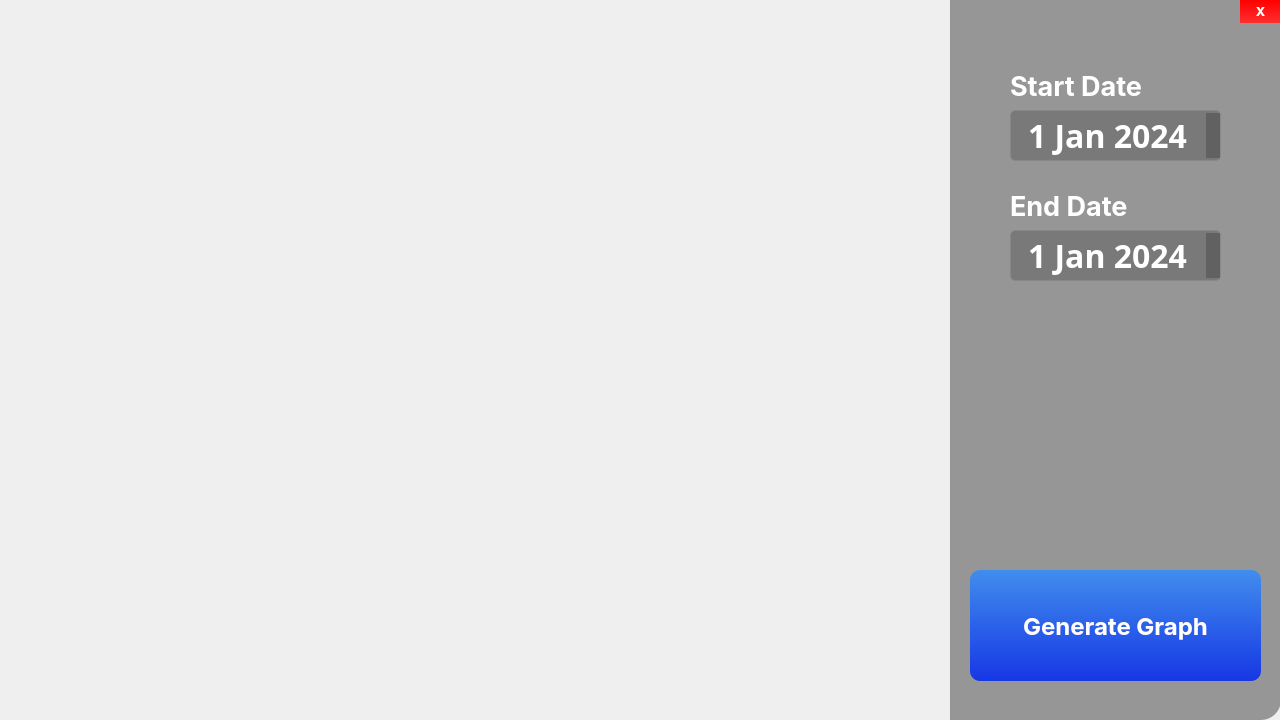
<?xml version="1.0" encoding="UTF-8"?>
<ui version="4.0">
 <class>Form</class>
 <widget class="QWidget" name="Form">
  <property name="geometry">
   <rect>
    <x>0</x>
    <y>0</y>
    <width>1280</width>
    <height>720</height>
   </rect>
  </property>
  <property name="windowTitle">
   <string>Form</string>
  </property>
  <widget class="QLabel" name="Background2">
   <property name="geometry">
    <rect>
     <x>950</x>
     <y>0</y>
     <width>331</width>
     <height>720</height>
    </rect>
   </property>
   <property name="styleSheet">
    <string notr="true">background-color: rgba(0, 0, 0, 95);
border-top-right-radius: 20px; 
border-bottom-right-radius: 20px;</string>
   </property>
   <property name="text">
    <string/>
   </property>
  </widget>
  <widget class="QLabel" name="Background">
   <property name="geometry">
    <rect>
     <x>0</x>
     <y>0</y>
     <width>1280</width>
     <height>720</height>
    </rect>
   </property>
   <property name="styleSheet">
    <string notr="true">background:url(:/img/Backgroung_2.png);
border-radius: 0px;</string>
   </property>
   <property name="text">
    <string/>
   </property>
  </widget>
  <widget class="QDateEdit" name="StartDate">
   <property name="geometry">
    <rect>
     <x>1010</x>
     <y>110</y>
     <width>211</width>
     <height>51</height>
    </rect>
   </property>
   <property name="font">
    <font>
     <family>Perpetua</family>
     <pointsize>24</pointsize>
     <weight>75</weight>
     <bold>true</bold>
    </font>
   </property>
   <property name="styleSheet">
    <string notr="true">background-color:rgba(0, 0, 0, 50);  
color: rgb(255, 255, 255);  
border: 1px solid #888888;
border-radius: 5px; 
padding: 2px;</string>
   </property>
   <property name="alignment">
    <set>Qt::AlignCenter</set>
   </property>
   <property name="date">
    <date>
     <year>2024</year>
     <month>1</month>
     <day>1</day>
    </date>
   </property>
  </widget>
  <widget class="QPushButton" name="Generate">
   <property name="geometry">
    <rect>
     <x>970</x>
     <y>570</y>
     <width>291</width>
     <height>111</height>
    </rect>
   </property>
   <property name="font">
    <font>
     <family>SF Pro Display</family>
     <pointsize>18</pointsize>
     <weight>75</weight>
     <bold>true</bold>
    </font>
   </property>
   <property name="styleSheet">
    <string notr="true">QPushButton {
    background-color: qlineargradient(spread:pad, x1:0, y1:0, x2:0, y2:1, stop:0 rgba(65, 141, 237, 255), stop:1 rgba(22, 55, 229, 255));
    color: white;
    border-radius: 10px;
    text-shadow: 6px 6px 4px rgba(0, 0, 0, 1);
    transition: background-color 0.3s ease, transform 0.1s ease;
}

QPushButton:hover {
    background-color: qlineargradient(spread:pad, x1:0, y1:0, x2:0, y2:1, stop:0 rgba(22, 55, 229, 255), stop:1 rgba(65, 141, 237, 255));
    cursor: pointer;  /* Change cursor to pointer (hand icon) */
}

QPushButton:pressed {
    background-color: qlineargradient(spread:pad, x1:0, y1:0, x2:0, y2:1, stop:0 rgba(15, 30, 180, 255), stop:1 rgba(50, 100, 200, 255));
    transform: scale(0.95);
}
</string>
   </property>
   <property name="text">
    <string>Generate Graph</string>
   </property>
  </widget>
  <widget class="QLabel" name="SubTitleED">
   <property name="geometry">
    <rect>
     <x>1010</x>
     <y>180</y>
     <width>161</width>
     <height>51</height>
    </rect>
   </property>
   <property name="font">
    <font>
     <family>SF Pro Display</family>
     <pointsize>20</pointsize>
     <weight>75</weight>
     <bold>true</bold>
    </font>
   </property>
   <property name="styleSheet">
    <string notr="true">color:rgb(255, 255, 255)</string>
   </property>
   <property name="text">
    <string>End Date</string>
   </property>
  </widget>
  <widget class="QLabel" name="SubTitleSD">
   <property name="geometry">
    <rect>
     <x>1010</x>
     <y>60</y>
     <width>161</width>
     <height>51</height>
    </rect>
   </property>
   <property name="font">
    <font>
     <family>SF Pro Display</family>
     <pointsize>20</pointsize>
     <weight>75</weight>
     <bold>true</bold>
    </font>
   </property>
   <property name="styleSheet">
    <string notr="true">color:rgb(255, 255, 255)</string>
   </property>
   <property name="text">
    <string>Start Date</string>
   </property>
  </widget>
  <widget class="QDateEdit" name="EndDate">
   <property name="geometry">
    <rect>
     <x>1010</x>
     <y>230</y>
     <width>211</width>
     <height>51</height>
    </rect>
   </property>
   <property name="font">
    <font>
     <family>Perpetua</family>
     <pointsize>24</pointsize>
     <weight>75</weight>
     <bold>true</bold>
    </font>
   </property>
   <property name="styleSheet">
    <string notr="true">background-color:rgba(0, 0, 0, 50);  
color: rgb(255, 255, 255);  
border: 1px solid #888888;
border-radius: 5px; 
padding: 2px;</string>
   </property>
   <property name="alignment">
    <set>Qt::AlignCenter</set>
   </property>
   <property name="date">
    <date>
     <year>2024</year>
     <month>1</month>
     <day>1</day>
    </date>
   </property>
  </widget>
  <widget class="QLabel" name="Legend">
   <property name="geometry">
    <rect>
     <x>160</x>
     <y>50</y>
     <width>391</width>
     <height>191</height>
    </rect>
   </property>
   <property name="styleSheet">
    <string notr="true">border-image: url(:/img/user_legend.png);</string>
   </property>
   <property name="text">
    <string/>
   </property>
  </widget>
  <widget class="QLabel" name="Graph">
   <property name="geometry">
    <rect>
     <x>30</x>
     <y>30</y>
     <width>921</width>
     <height>691</height>
    </rect>
   </property>
   <property name="styleSheet">
    <string notr="true">border-image: url(:/img/user_graph.png);</string>
   </property>
   <property name="text">
    <string/>
   </property>
  </widget>
  <widget class="QPushButton" name="Exit">
   <property name="geometry">
    <rect>
     <x>1240</x>
     <y>0</y>
     <width>41</width>
     <height>23</height>
    </rect>
   </property>
   <property name="font">
    <font>
     <family>SF Pro Display</family>
     <weight>75</weight>
     <bold>true</bold>
    </font>
   </property>
   <property name="cursor">
    <cursorShape>PointingHandCursor</cursorShape>
   </property>
   <property name="styleSheet">
    <string notr="true">background-color: qlineargradient(spread:pad, x1:0, y1:0, x2:0, y2:1, stop:0 rgba(255, 0, 0, 255), stop:1 rgba(255, 47, 47, 255));
    color: white;
    border-radius: 0px;</string>
   </property>
   <property name="text">
    <string>X</string>
   </property>
  </widget>
  <zorder>Background</zorder>
  <zorder>Background2</zorder>
  <zorder>StartDate</zorder>
  <zorder>Generate</zorder>
  <zorder>SubTitleED</zorder>
  <zorder>SubTitleSD</zorder>
  <zorder>EndDate</zorder>
  <zorder>Graph</zorder>
  <zorder>Legend</zorder>
  <zorder>Exit</zorder>
 </widget>
 <resources>
  <include location="res.qrc"/>
 </resources>
 <connections/>
</ui>
